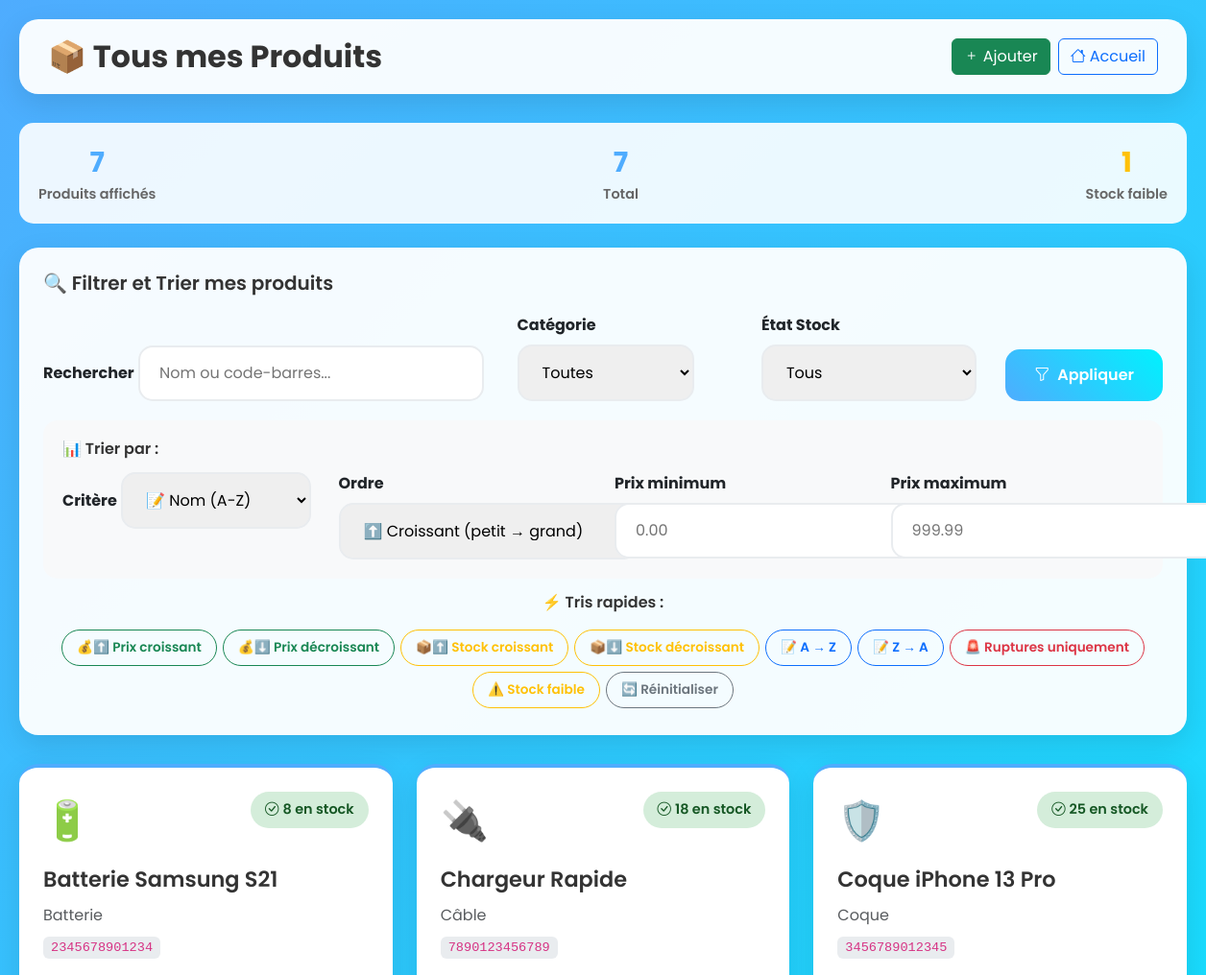
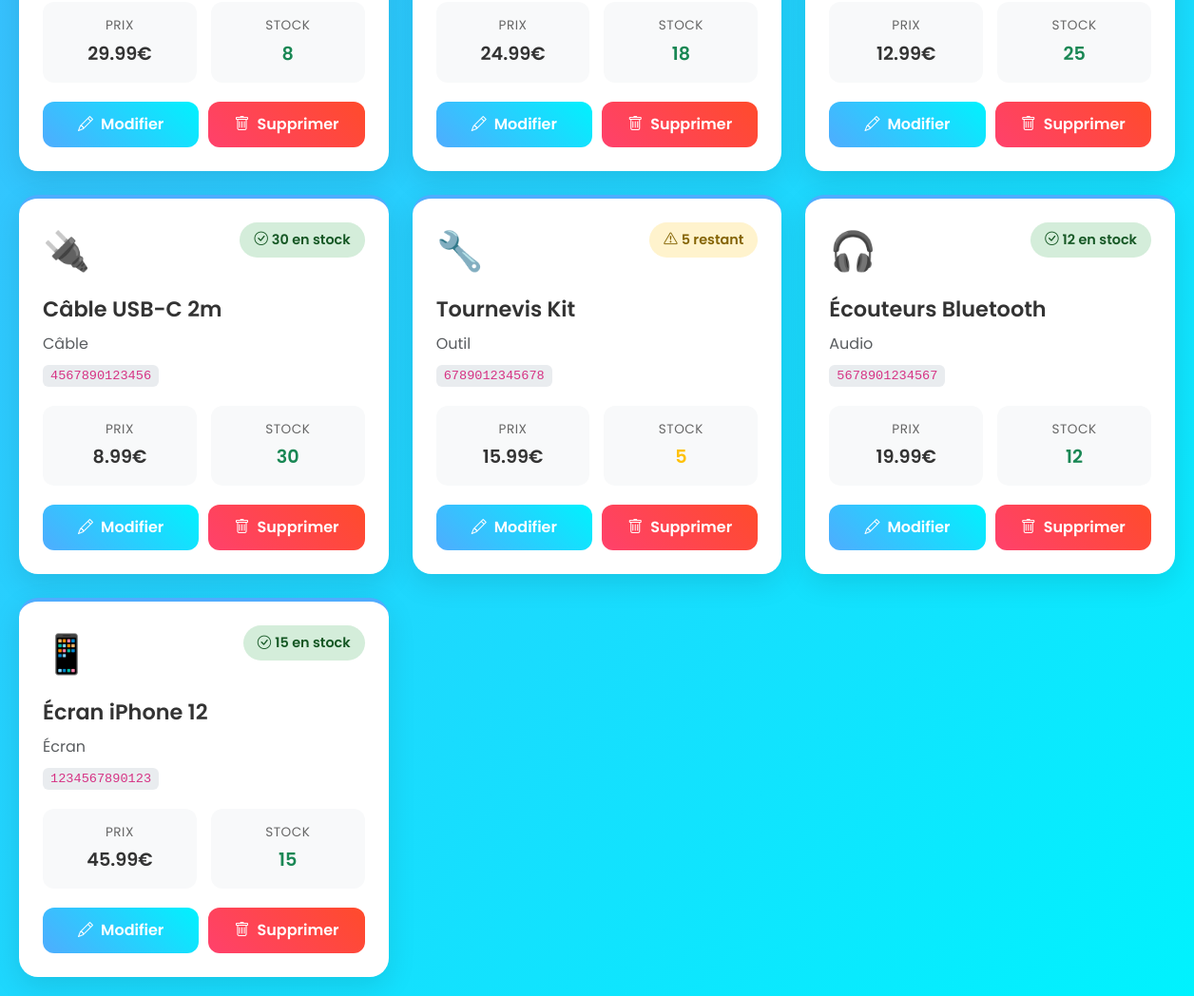
/produits, run on an earlier commit of the app's database (2 pictures, top to bottom).
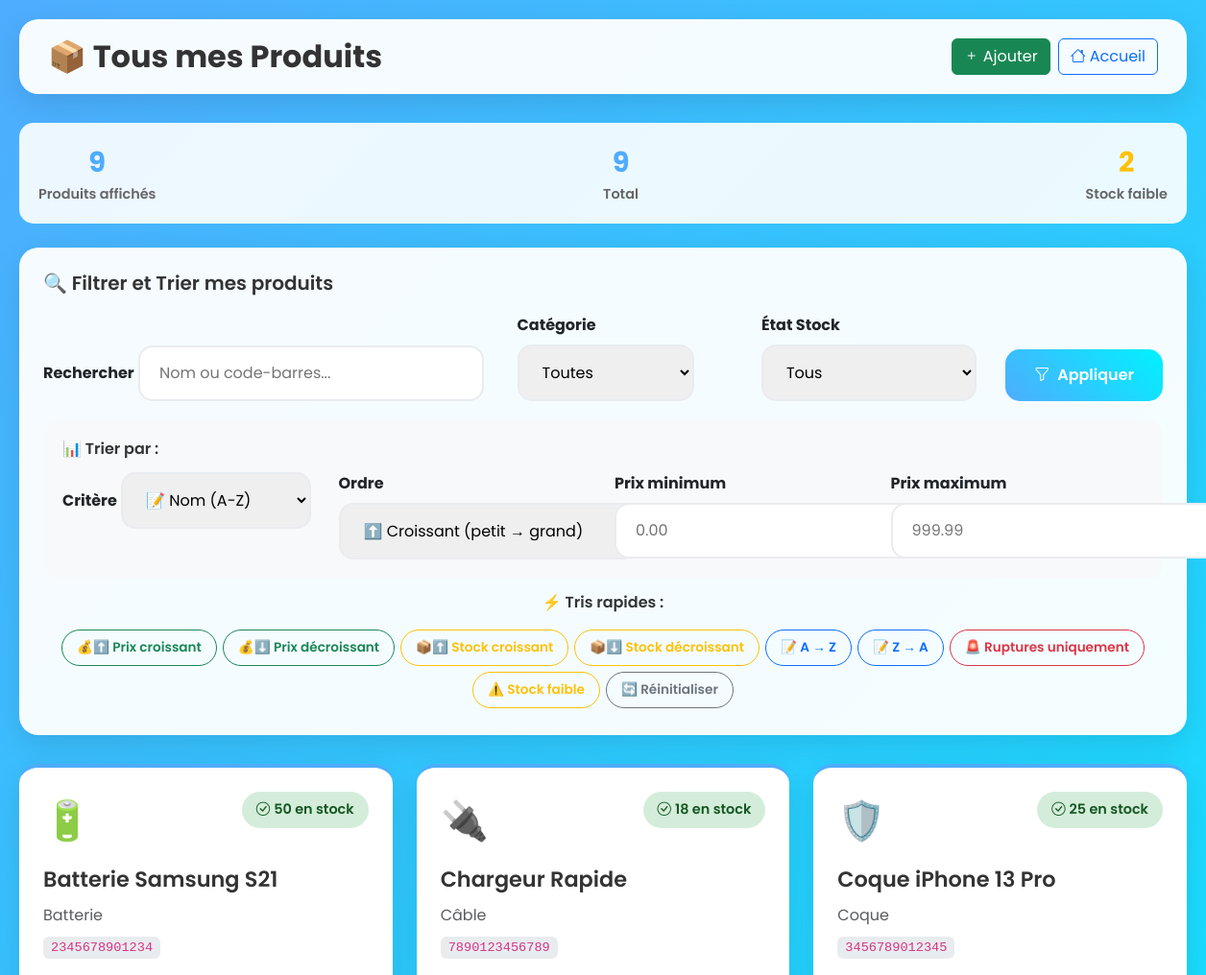
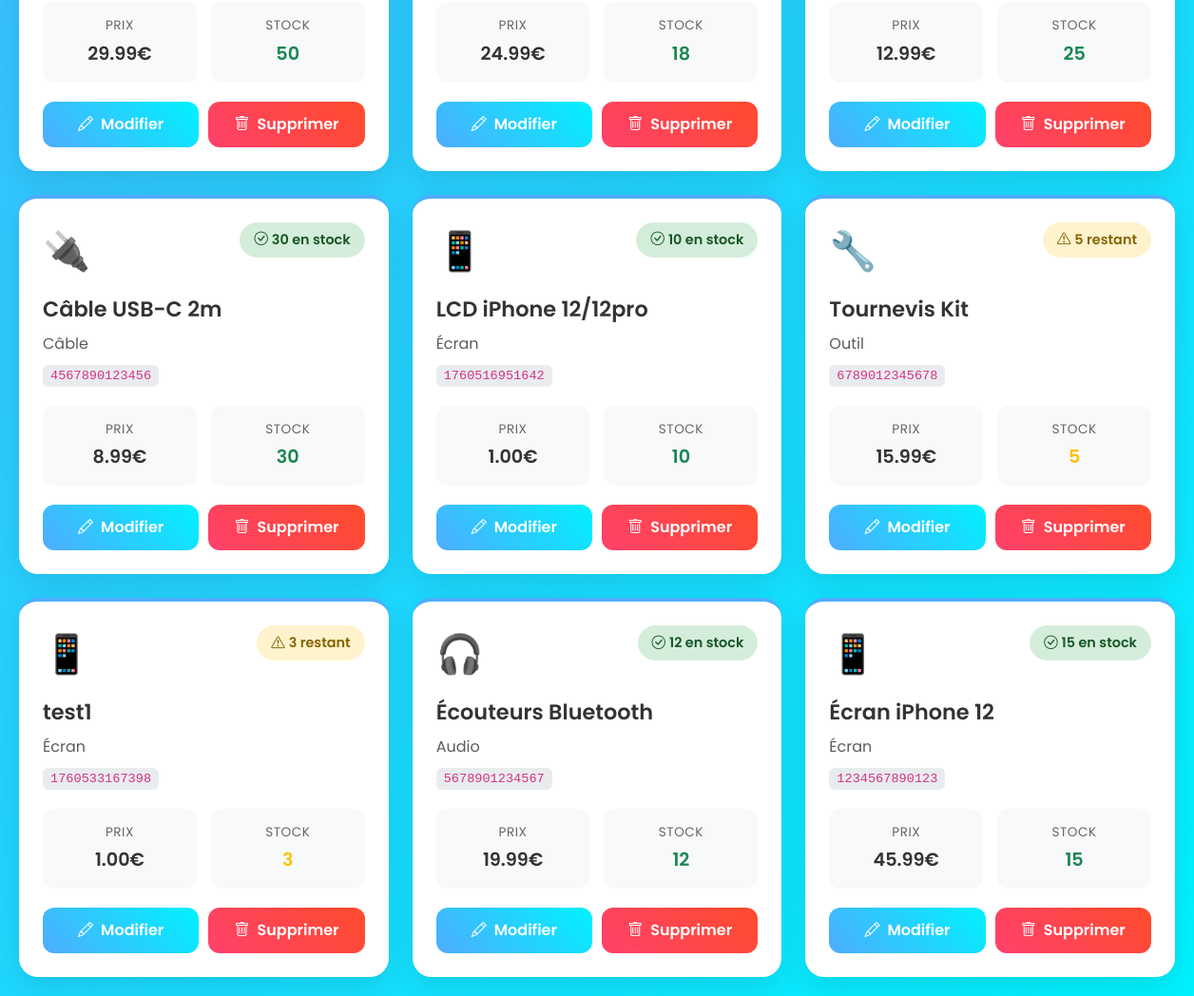
And on a later commit of the database (2 pictures, top to bottom).
### tables this page shows
CREATE TABLE categories (
            id INTEGER PRIMARY KEY AUTOINCREMENT,
            nom TEXT NOT NULL UNIQUE,
            emoji TEXT DEFAULT '📦',
            description TEXT,
            date_creation TIMESTAMP DEFAULT CURRENT_TIMESTAMP
        );

CREATE TABLE produits (
            id INTEGER PRIMARY KEY AUTOINCREMENT,
            nom TEXT NOT NULL,
            code_barres TEXT UNIQUE NOT NULL,
            prix REAL NOT NULL,
            stock INTEGER NOT NULL DEFAULT 0,
            categorie TEXT DEFAULT 'Autre',
            date_creation TIMESTAMP DEFAULT CURRENT_TIMESTAMP
        );

### app.py (the view)
@app.route('/produits')
def voir_produits():
    try:
        conn, db_type = get_db_connection()
        if db_type == 'postgresql':
            cursor = conn.cursor(cursor_factory=RealDictCursor)
            placeholder = '%s'
        else:
            cursor = conn.cursor()
            placeholder = '?'
        recherche = request.args.get('q', '').strip()
        categorie = request.args.get('cat', '').strip()
        stock_filter = request.args.get('stock', '').strip()
        prix_min = request.args.get('prix_min', '').strip()
        prix_max = request.args.get('prix_max', '').strip()
        tri = request.args.get('sort', 'nom').strip()
        ordre = request.args.get('order', 'asc').strip()
        query = 'SELECT * FROM produits WHERE 1=1'
        params = []
        if recherche:
            query += f' AND (nom ILIKE {placeholder} OR code_barres LIKE {placeholder})'
            params.extend([f'%{recherche}%', f'%{recherche}%'])
        if categorie:
            query += f' AND categorie = {placeholder}'
            params.append(categorie)
        if stock_filter == 'out':
            query += ' AND stock = 0'
        elif stock_filter == 'low':
            query += ' AND stock > 0 AND stock <= 5'
        elif stock_filter == 'ok':
            query += ' AND stock > 5'
        if prix_min:
            query += f' AND prix >= {placeholder}'
            params.append(float(prix_min))
        if prix_max:
            query += f' AND prix <= {placeholder}'
            params.append(float(prix_max))
        colonnes_tri = {
            'nom': 'nom',
            'prix': 'prix',
            'stock': 'stock',
            'categorie': 'categorie',
            'date': 'date_creation'
        }
        colonne_tri = colonnes_tri.get(tri, 'nom')
        ordre_sql = 'DESC' if ordre == 'desc' else 'ASC'
        query += f' ORDER BY {colonne_tri} {ordre_sql}'
        cursor.execute(query, params)
        produits = cursor.fetchall()
        cursor.execute('SELECT COUNT(*) as total FROM produits')
        total = cursor.fetchone()['total'] if db_type == 'postgresql' else cursor.fetchone()[0]
        cursor.execute('SELECT COUNT(*) as ruptures FROM produits WHERE stock = 0')
        ruptures = cursor.fetchone()['ruptures'] if db_type == 'postgresql' else cursor.fetchone()[0]
        cursor.execute('SELECT COUNT(*) as stock_faible FROM produits WHERE stock > 0 AND stock <= 5')
        stock_faible = cursor.fetchone()['stock_faible'] if db_type == 'postgresql' else cursor.fetchone()[0]
        conn.close()
        stats = {
            'total': total,
            'ruptures': ruptures,
            'stock_faible': stock_faible,
            'resultats': len(produits)
        }
        return render_template('produits.html',
                             produits=[dict(p) for p in produits],
                             categories=get_categories(),
                             stats=stats,
                             filtres={
                                 'recherche': recherche,
                                 'categorie': categorie,
                                 'stock_filter': stock_filter,
                                 'prix_min': prix_min,
                                 'prix_max': prix_max,
                                 'tri': tri,
                                 'ordre': ordre
                             })
    except Exception as e:
        return render_template('error.html', error=str(e))

### templates/produits.html (shortened to what this page needs)
<!DOCTYPE html>
<html lang="fr">
<head>
    <link href="https://cdn.jsdelivr.net/npm/bootstrap@5.3.2/dist/css/bootstrap.min.css" rel="stylesheet">
    <link href="https://cdn.jsdelivr.net/npm/bootstrap-icons@1.11.1/font/bootstrap-icons.css" rel="stylesheet">
</head>
<body>
    <div class="container-simple">
        <div class="header-bar">
            <h1 class="page-title">📦 Tous mes Produits</h1>
            <div class="d-flex gap-2">
                <a href="/ajouter" class="btn btn-success">
                    <i class="bi bi-plus me-1"></i>Ajouter
                </a>
                <a href="/" class="btn btn-outline-primary">
                    <i class="bi bi-house me-1"></i>Accueil
                </a>
            </div>
        </div>
        <div class="stats-bar">
            <div class="stat-simple">
                <div class="stat-number">{{ stats.resultats }}</div>
                <div class="stat-label">Produits affichés</div>
            </div>
            <div class="stat-simple">
                <div class="stat-number">{{ stats.total }}</div>
                <div class="stat-label">Total</div>
            </div>
            {% if stats.stock_faible > 0 %}
            <div class="stat-simple">
                <div class="stat-number text-warning">{{ stats.stock_faible }}</div>
                <div class="stat-label">Stock faible</div>
            </div>
            {% endif %}
        </div>
        <div class="filters-simple">
            <h5 style="color: #333; font-weight: 600; margin-bottom: 20px;">
                🔍 Filtrer et Trier mes produits
            </h5>
            <form method="GET">
                <div class="filter-row" style="grid-template-columns: 2fr 1fr 1fr auto; margin-bottom: 20px;">
                    <div>
                        <label class="form-label fw-bold">Rechercher</label>
                        <input type="text" name="q" class="filter-input"
                               placeholder="Nom ou code-barres..."
                               value="{{ filtres.recherche }}">
                    </div>
                    <div>
                        <label class="form-label fw-bold">Catégorie</label>
                        <select name="cat" class="filter-input">
                            <option value="">Toutes</option>
                        </select>
                    </div>
                    <div>
                        <label class="form-label fw-bold">État Stock</label>
                        <select name="stock" class="filter-input">
                            <option value="">Tous</option>
                        </select>
                    </div>
                    <button type="submit" class="btn-filter">
                        <i class="bi bi-funnel me-2"></i>Appliquer
                    </button>
                </div>
                <div style="background: #f8f9fa; padding: 20px; border-radius: 15px; margin-bottom: 15px;">
                    <h6 style="color: #333; font-weight: 600; margin-bottom: 15px;">
                        📊 Trier par :
                    </h6>
                    <div class="row">
                        <div class="col-md-3">
                            <label class="form-label fw-bold">Critère</label>
                            <select name="sort" class="filter-input">
                                <option value="nom" {% if filtres.tri == 'nom' %}selected{% endif %}>📝 Nom (A-Z)</option>
                            </select>
                        </div>
                        <div class="col-md-3">
                            <label class="form-label fw-bold">Ordre</label>
                            <select name="order" class="filter-input">
                                <option value="asc" {% if filtres.ordre == 'asc' %}selected{% endif %}>⬆️ Croissant (petit → grand)</option>
                            </select>
                        </div>
                        <div class="col-md-3">
                            <label class="form-label fw-bold">Prix minimum</label>
                            <input type="number" name="prix_min" class="filter-input"
                                   placeholder="0.00" step="0.01" min="0"
                                   value="{{ filtres.prix_min }}">
                        </div>
                        <div class="col-md-3">
                            <label class="form-label fw-bold">Prix maximum</label>
                            <input type="number" name="prix_max" class="filter-input"
                                   placeholder="999.99" step="0.01" min="0"
                                   value="{{ filtres.prix_max }}">
                        </div>
                    </div>
                </div>
                <div style="text-align: center;">
                    <h6 style="color: #333; font-weight: 600; margin-bottom: 15px;">
                        ⚡ Tris rapides :
                    </h6>
                    <div class="d-flex flex-wrap justify-content-center">
                        <a href="?sort=prix&order=asc" class="btn btn-outline-success quick-sort-btn">
                            💰⬆️ Prix croissant
                        </a>
                        <a href="?sort=prix&order=desc" class="btn btn-outline-success quick-sort-btn">
                            💰⬇️ Prix décroissant
                        </a>
                        <a href="?sort=stock&order=asc" class="btn btn-outline-warning quick-sort-btn">
                            📦⬆️ Stock croissant
                        </a>
                        <a href="?sort=stock&order=desc" class="btn btn-outline-warning quick-sort-btn">
                            📦⬇️ Stock décroissant
                        </a>
                        <a href="?sort=nom&order=asc" class="btn btn-outline-primary quick-sort-btn">
                            📝 A → Z
                        </a>
                        <a href="?sort=nom&order=desc" class="btn btn-outline-primary quick-sort-btn">
                            📝 Z → A
                        </a>
                        <a href="?stock=out" class="btn btn-outline-danger quick-sort-btn">
                            🚨 Ruptures uniquement
                        </a>
                        <a href="?stock=low" class="btn btn-outline-warning quick-sort-btn">
                            ⚠️ Stock faible
                        </a>
                        <a href="/produits" class="btn btn-outline-secondary quick-sort-btn">
                            🔄 Réinitialiser
                        </a>
                    </div>
                </div>
            </form>
        </div>
        {% if produits %}
        <div class="products-grid">
            {% for produit in produits %}
            <div class="product-card-simple">
                <div class="product-header">
                    <div class="product-emoji">
                        {% for cat in categories %}
                            {% if cat.nom == produit.categorie %}
                                {{ cat.emoji }}
                            {% endif %}
                        {% endfor %}
                    </div>
                    <div class="stock-badge
                        {% if produit.stock == 0 %}stock-out
                        {% elif produit.stock <= 5 %}stock-low
                        {% else %}stock-ok{% endif %}">
                        {% if produit.stock == 0 %}
                            <i class="bi bi-x-circle me-1"></i>Rupture
                        {% elif produit.stock <= 5 %}
                            <i class="bi bi-exclamation-triangle me-1"></i>{{ produit.stock }} restant
                        {% else %}
                            <i class="bi bi-check-circle me-1"></i>{{ produit.stock }} en stock
                        {% endif %}
                    </div>
                </div>
                <div class="product-name">{{ produit.nom }}</div>
                <div class="text-muted mb-2">{{ produit.categorie }}</div>
                <code style="background: #e9ecef; padding: 4px 8px; border-radius: 6px; font-size: 0.85rem;">
                    {{ produit.code_barres }}
                </code>
                <div class="product-details">
                    <div class="detail-box">
                        <div class="detail-label">Prix</div>
                        <div class="detail-value">{{ "%.2f"|format(produit.prix) }}€</div>
                    </div>
                    <div class="detail-box">
                        <div class="detail-label">Stock</div>
                        <div class="detail-value
                            {% if produit.stock == 0 %}text-danger
                            {% elif produit.stock <= 5 %}text-warning
                            {% else %}text-success{% endif %}">
                            {{ produit.stock }}
                        </div>
                    </div>
                </div>
                <div class="product-actions">
                    <a href="/modifier/{{ produit.id }}" class="btn-action btn-edit">
                        <i class="bi bi-pencil"></i>Modifier
                    </a>
                    <a href="/supprimer/{{ produit.id }}" class="btn-action btn-delete"
                       onclick="return confirm('🗑️ Supprimer {{ produit.nom }} ?')">
                        <i class="bi bi-trash"></i>Supprimer
                    </a>
                </div>
            </div>
            {% endfor %}
        </div>
        {% endif %}
    </div>
</body>
</html>

What changed in the data, as far as the page shows it:
removed produits: stock "8", nom "Batterie Samsung S21", categorie "Batterie", code_barres "2345678901234", prix "29.99", categories (emoji "🔋")
added produits: stock "50", nom "Batterie Samsung S21", categorie "Batterie", code_barres "2345678901234", prix "29.99", categories (emoji "🔋")
added produits: stock "10", nom "LCD iPhone 12/12pro", categorie "Écran", code_barres "1760516951642", prix "1.00", categories (emoji "📱")
added produits: stock "3", nom "test1", categorie "Écran", code_barres "1760533167398", prix "1.00", categories (emoji "📱")
Also different on the page:
{{ stats.resultats }}: "7" → "9"
{{ stats.total }}: "7" → "9"
{{ stats.stock_faible }}: "1" → "2"
